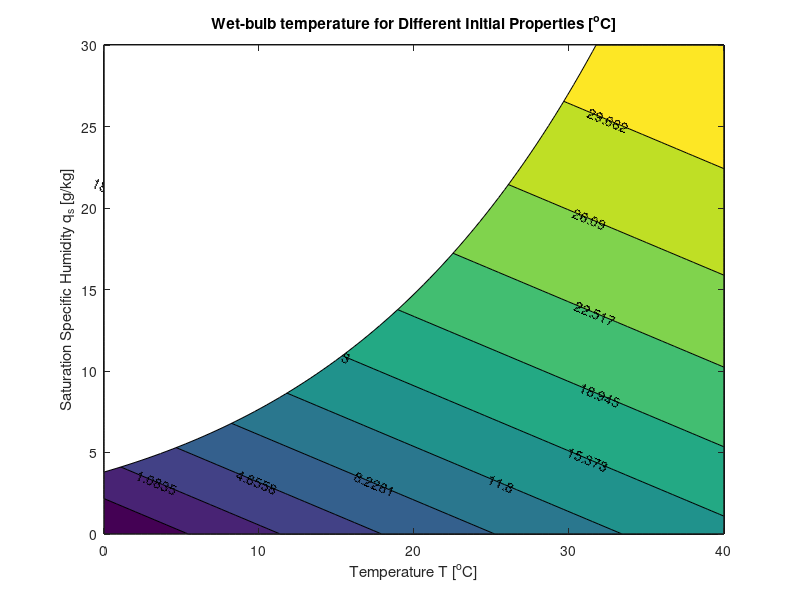

Write MATLAB code to recreate this figure.
%% Main Function
function T_w = wetBulb()
    %% Constants
    c_pd = 1;           %[kJ/kgK]
    L = 2501;           %[kJ/kgK]
    R_v = 0.4615;       %[kJ/kgK]
    T_0 = 273.15;       %K
    e_s0 = 6.112;       %hPa
    ep = 0.622;
    p = 1000            %hPa
    
    %% Generating domains
    t = linspace(0,40,100) + 273.15;    %[K]
    Q_v = linspace(0,30,100) /1000;     %[kg/kg]
    
    %% Calculating c_p 
    c_p = c_pd*(1+0.87*Q_v);
    
    %% Finding wet bulb temperature T_w 
    T_w = newt_raph();
    
    %% Newton-Raphson function
    function f = newt_raph()
        for i = 1:numel(t)
            for j = 1:numel(Q_v)            
                T = t(i);
                q_v = Q_v(j);
                
                x_init = T;
                x_old = x_init;
                err = 1;
                tol = abs(F(x_init,T,p,q_v))*1e-8;
                while err > tol
                    x_new = x_old - F(x_old,T,p,q_v)/F_prim(x_old,p);
                    x_old = x_new;

                    err = abs(F(x_old,T,p,q_v));
                end
                f(j,i) = x_old;
            end
        end
    end
    %% F = 0 Newton-Raphson Element    
    function F = F(x,T,p,q_v)
        F = x - T + L/c_pd *(q_s(x,p) - q_v);
    end
    %% dF/dx
    function F_prim = F_prim(x,p)
        F_prim = 1 + L/c_pd *q_s_prim(x,p);
    end
    %% Saturated specific humidity q_s
    function q_s = q_s(T_w,p)
        e_s = e_s0*exp(L/R_v * (T_0^-1 - T_w^-1));
        q_s = ep/p * e_s;
    end
    %% dq_s/dx or equivalently dq_s/dT_w
    function q_s_prim = q_s_prim(T_w,p)
        e_s_prim = L/R_v*T_w^-2 * e_s0*exp(L/R_v * (T_0^-1 - T_w^-1));
        q_s_prim = ep/p * e_s_prim;
    end
    %% Plotting
    close all;
    [C,h] = contourf(t-273.15,Q_v*1000,T_w-273.15);
    clabel(C,h);
    
    
    %% patch
    X1 = t - 273.15;
    for i = 1:numel(t)
        Y1(i) = q_s(X1(i)+273.15,1000);
    end
    X2 = fliplr(X1);
    Y2 = zeros(1,numel(t)) + Y1(end);
    X3 = zeros(1,numel(t)) + t(1) - 273.15;
    Y3 = fliplr(Y1);
    
    X = horzcat(X1,X2,X3);
    Y = horzcat(Y1,Y2,Y3)*1000;
    
    patch(X,Y,'w');
    ylim([0 30]);
    title("Wet-bulb temperature for Different Initial Properties [^oC]")
    xlabel("Temperature T [^oC]")
    ylabel("Saturation Specific Humidity q_s [g/kg]")
    set(gcf,'position',[50,100,550,350])
    
end